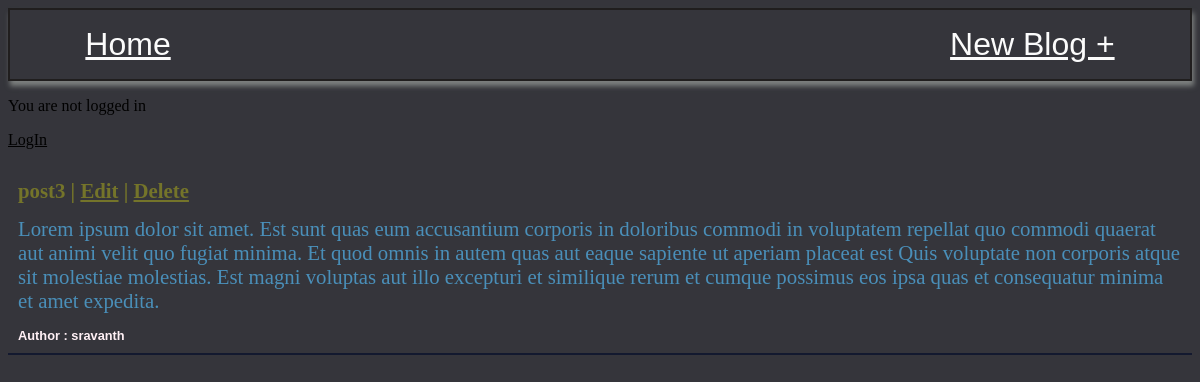
Screenshot of /post/3 with the database file from the repository.
### pages/models.py (models this page shows, shortened)
class Post(models.Model):
    title = models.CharField(max_length=200)
    author = models.ForeignKey(
            'auth.User',
            on_delete=models.CASCADE
    )
    body = models.TextField()

### pages/views.py (the view)
class IndPostView(DetailView):
    model = Post
    context_object_name = 'post'
    template_name = 'post_detail.html'

### templates/post_detail.html
{% extends 'base.html' %}
{% block content %}
<div class="posts">
<div class="post-item">
    <div class="post-title">
        <a>
            {{post.title}}
        </a> |
        <a href="{% url 'post_edit' post.id %}">Edit</a>
        |
        <a href="{% url 'delete_post' post.id %}">Delete</a>
    </div>
    <div class="post-body">
        {{post.body}}
    </div>
    <div class="author"> Author : {{post.author}}</div>
</div>
</div>
{% endblock content %}

### static/css/index.css (style rules this page uses)
body { background-color: rgb(53, 53, 59); }
.posts { margin-top: 20px; display: grid; grid-auto-flow: row; }
.post-item { display: grid; position: relative; display: inherit; row-gap: 0.9rem; border-bottom: 2px solid rgb(19, 25, 47); padding: 10px; }
.post-title { font-size: 1.3rem; font-weight: bolder; color: rgb(116, 116, 42); }
.post-body { font-size: 1.3rem; font-weight: lighter; color: rgb(74, 143, 185); }
.author { font-size: 0.8rem; color: lavenderblush; font-weight: bolder; font-family: Impact, Haettenschweiler, 'Arial Narrow Bold', sans-serif; }
a { color: inherit; }

### rows the page displays
Post: title "post3", body "Lorem ipsum dolor sit amet. Est sunt quas eum accusantium corporis in doloribus commodi in voluptatem repellat quo commodi quaerat aut animi velit quo fugiat minima. Et quod omnis in autem quas aut eaque sapiente ut aperiam placeat est Quis voluptate non corporis atque sit molestiae molestias. Est magni voluptas aut illo excepturi et similique rerum et cumque possimus eos ipsa quas et consequatur minima et amet expedita.", author "sravanth"
